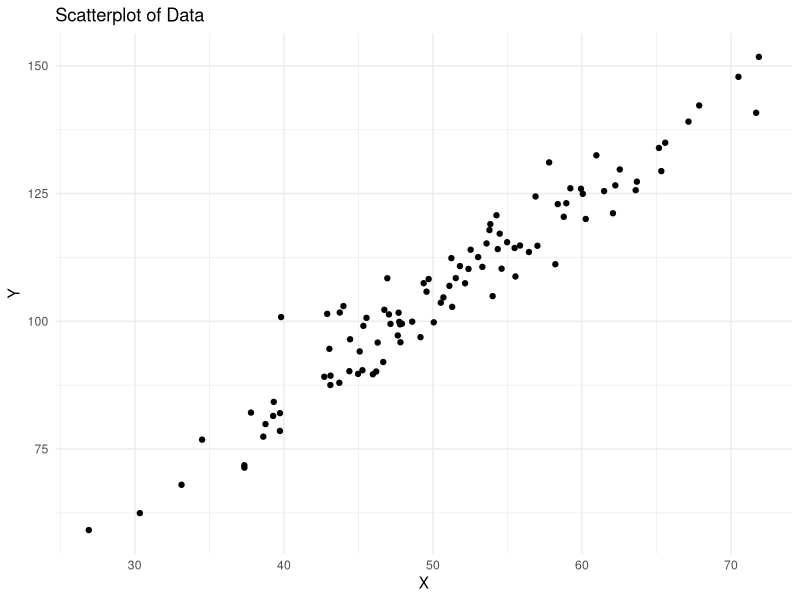
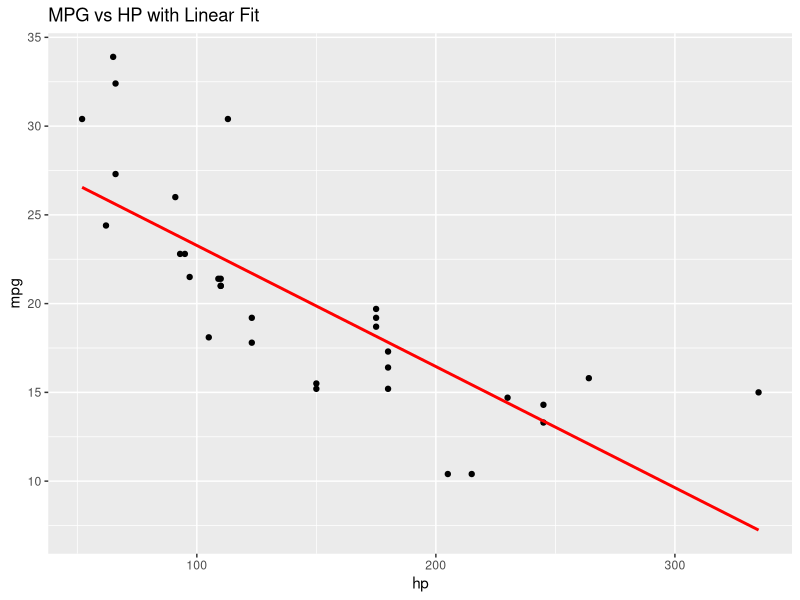
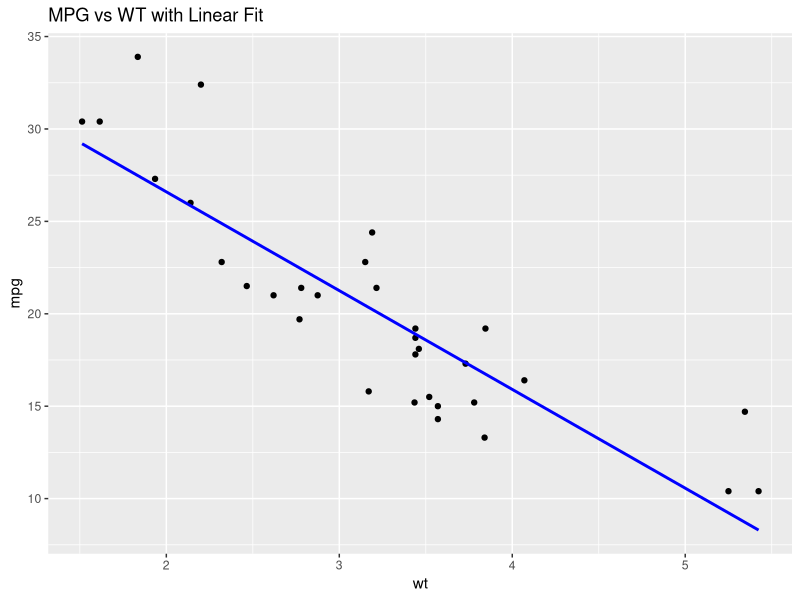
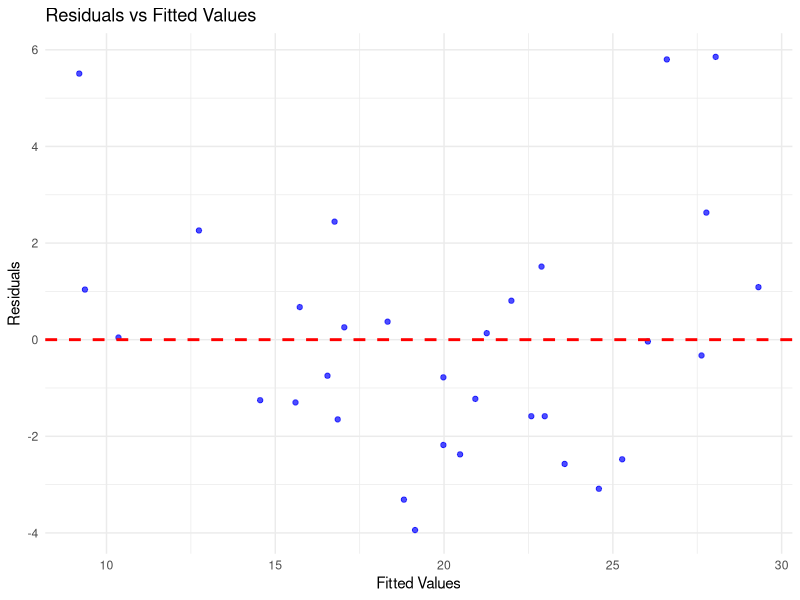
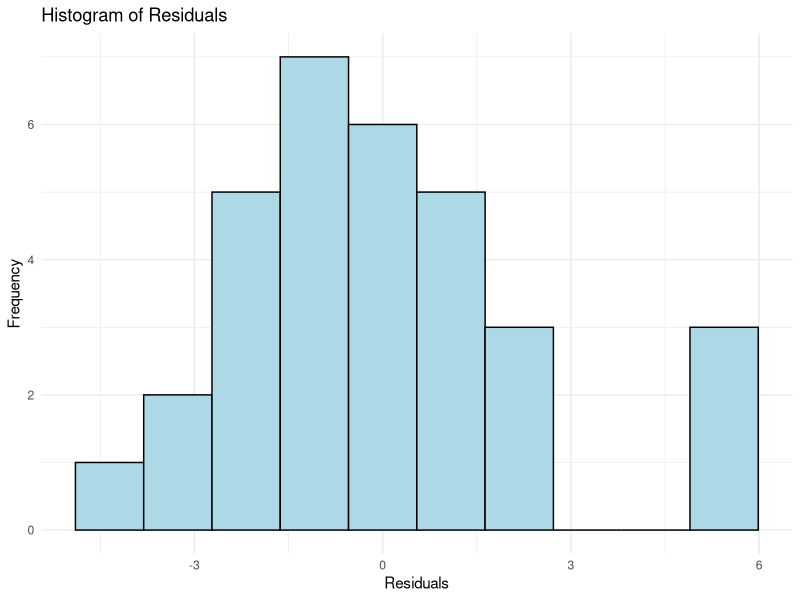
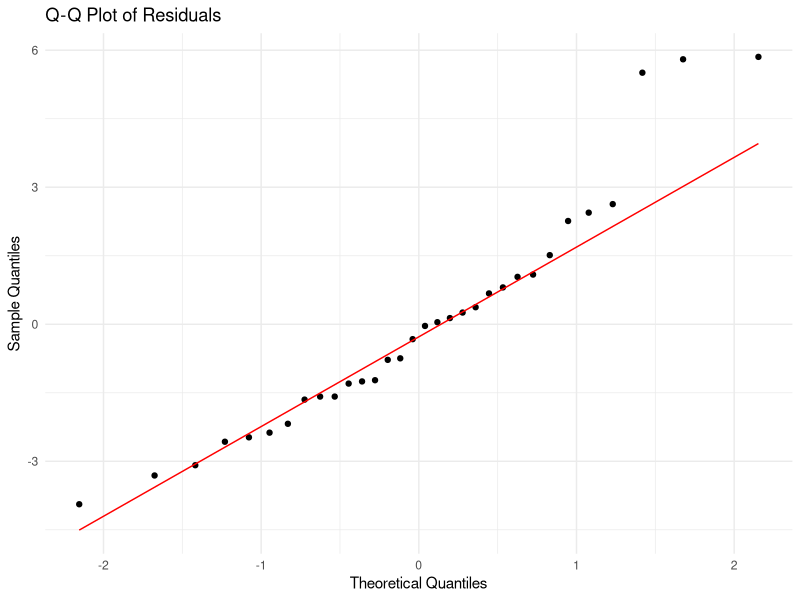

Here is the R script that generated these plots, in order:
## ---- chunk 1
# Simulated dataset
set.seed(123)
x <- rnorm(100, mean = 50, sd = 10)  # Predictor
y <- 5 + 2*x + rnorm(100, sd = 5)  # Response with noise
data <- data.frame(x, y)

# Scatterplot of the data
library(ggplot2)
ggplot(data, aes(x = x, y = y)) +
    geom_point() +
    labs(title = "Scatterplot of Data", x = "X", y = "Y") +
    theme_minimal()
## ---- chunk 2
# Fit a linear regression model
model <- lm(y ~ x, data = data)

# Summary of the model
summary(model)
## ---- chunk 3
# Load necessary libraries
library(ggplot2)
library(car)   # For VIF and diagnostics
library(dplyr) # For data manipulation

data(mtcars)
model <- lm(mpg ~ hp + wt, data = mtcars)
summary(model)
## ---- chunk 4
ggplot(mtcars, aes(x = hp, y = mpg)) +
  geom_point() +
  geom_smooth(method = "lm", color = "red", se = FALSE) +
  labs(title = "MPG vs HP with Linear Fit")

ggplot(mtcars, aes(x = wt, y = mpg)) +
  geom_point() +
  geom_smooth(method = "lm", color = "blue", se = FALSE) +
  labs(title = "MPG vs WT with Linear Fit")
## ---- chunk 5
library(ggplot2)

# Extract fitted values and residuals
residuals_df <- data.frame(
  fitted = fitted(model),
  residuals = residuals(model)
)

# Create Residuals vs Fitted Plot
ggplot(residuals_df, aes(x = fitted, y = residuals)) +
  geom_point(color = "blue", alpha = 0.7) +  # Scatterplot of residuals
  geom_hline(yintercept = 0, linetype = "dashed", color = "red", size = 1) +  # Reference line at zero
  labs(
    title = "Residuals vs Fitted Values",
    x = "Fitted Values",
    y = "Residuals"
  ) +
  theme_minimal()

## ---- chunk 6
# Compute residuals
residuals_df <- data.frame(residuals = residuals(model))

# Histogram of residuals using ggplot2
ggplot(residuals_df, aes(x = residuals)) +
  geom_histogram(fill = "lightblue", color = "black", bins = 10) +
  labs(title = "Histogram of Residuals", x = "Residuals", y = "Frequency") +
  theme_minimal()
## ---- chunk 7
# Q-Q plot using ggplot2
ggplot(residuals_df, aes(sample = residuals)) +
  stat_qq() +
  stat_qq_line(color = "red") +
  labs(title = "Q-Q Plot of Residuals", x = "Theoretical Quantiles", y = "Sample Quantiles") +
  theme_minimal()
## ---- chunk 8
# Compute Variance Inflation Factor (VIF)
vif_values <- vif(model)
vif_values
## ---- chunk 9
# Compute Cook's Distance
cooks_dist <- cooks.distance(model)

# Find threshold for influential points
threshold <- 4 / (nrow(mtcars) - length(coef(model)) - 2)

# Identify influential points
influential_points <- which(cooks_dist > threshold)

# Print influential points
mtcars[influential_points, ]
